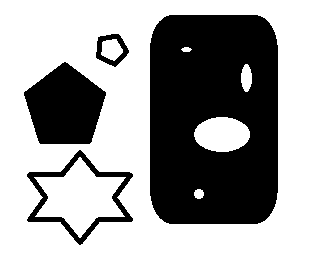
%> input picture Hanjinzhou/Lab2/print.png, 314 x 268 px
$ octave lab_03.m   (GNU Octave 9; MATLAB toolbox functions it lacks are replaced by stand-ins)
%> lines starting %> are read from the running program, lines starting %| are printed output that depends on the picture; in (x1, y1, x2, y2) boxes, pixels count from 0 and x2, y2 are one past the last pixel; in counts of white or black regions, pixels touching at a corner belong together; the program's own positions count from 1
%% 作业一 边界搜索
clc;
clear all;
A = imread('print.png');
%> A is the input picture: size 268x314x3 uint8; 63.1% white; 4 black regions, box (x1, y1, x2, y2) and area: (150, 15, 278, 224) 24158, (24, 62, 106, 144) 4734, (27, 150, 133, 245) 1754, (96, 34, 129, 67) 438
B = ~rgb2gray(A);
figure, imshowpair(A, B, "montage"), title("原图与反转后的灰度图");

% sobel掩膜
Sx = [-1 0 1;-2 0 2;-1 0 1];
Sy = Sx';
B = im2double(B);
Dx = imfilter(B, Sx);
Dy = imfilter(B, Sy);
figure, imshowpair(Dx, Dy, "montage"), title("沿x和y求导");
%> after `imshowpair(Dx, Dy, "montage")`:
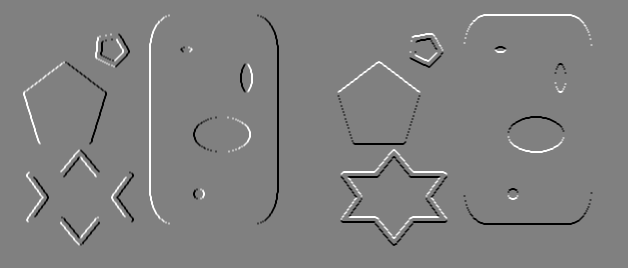
%> displayed picture: size 268x628, on the screen's scale of 0 to 255; min 0, max 255, mean 128

% 灰度梯度向量
G_mod = sqrt(Dx.^2 + Dy.^2);
G_phase = atan2d(Dx, Dy);
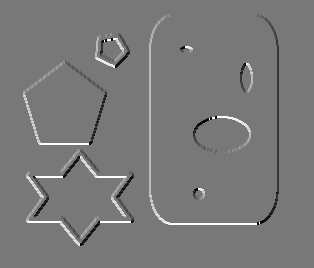
%> G_phase: size 268x314 double; min -161.6, max 180, mean 1.2; drawn with min black and max white
figure, imshowpair(G_mod, G_phase, "montage"), title("灰度梯度向量的模值和相位");
%> after `imshowpair(G_mod, G_phase, "montage")`:
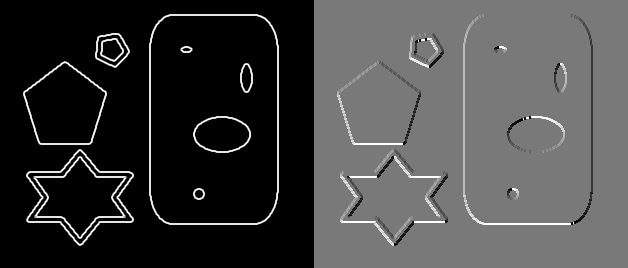
%> displayed picture: size 268x628, on the screen's scale of 0 to 255; min 0, max 255, mean 66.4

% 缩小边界宽度
E = edge(B);
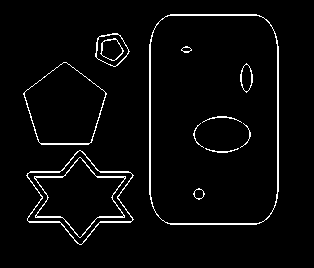
%> E: size 268x314 logical; 3.5% white in thin lines or dots, all inside (x1, y1, x2, y2) = (23, 14, 279, 245)
figure, imshow(E), title("缩小后边界宽度");

%% 作业二 霍夫变换做直线搜索
clc;
clear all;
A = imread('print.png');
[h, w, p] = size(A);
%> h = 268; w = 314; p = 3
B = rgb2gray(A);
E = edge(B);
KMAX = 1000;
BMAX = 1000;
H = zeros(KMAX, BMAX);
kmax = 5;
bmax = 1000;

% 将参数k、b转换为矩阵H的索引KI、BI，并实现反向转化
% 霍夫变换
for x = 1: w
    for y = 1:h
        if E(y, x) == 1
            for KI = 1:KMAX
                k = (KI-1)*(2*kmax)/(KMAX-1)-kmax;
                b = -x*k+y;
                BI = round((b+bmax)*(BMAX-1)/(2*bmax)+1);
                if (BI>=1)&&(BI<=BMAX)
                    H(KI,BI) = H(KI,BI) + 1;
                end
            end
        end
    end
end
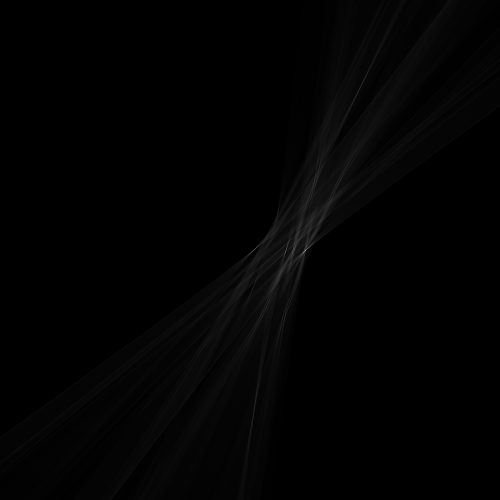
%> H: size 1000x1000 double (shown at 1/2 size); min 0, max 260, mean 2.8; drawn with min black and max white
%> after the loop, BI = -100; b = -1203; k = 5
figure,imshow(-H,[]),title('搜索空间/Пространство поиска');
%> after `imshow(-H,[])`:
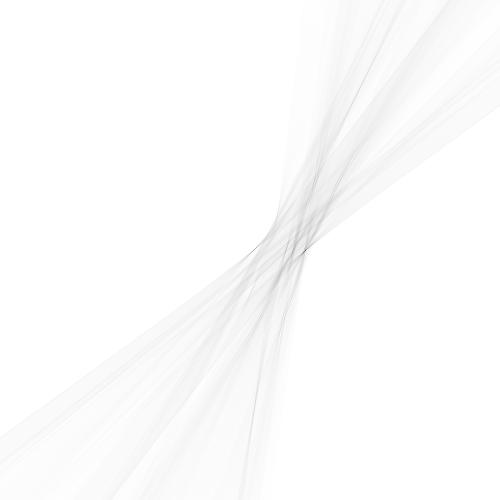
%> displayed picture: size 1000x1000, on the screen's scale of 0 to 255 (shown at 1/2 size); min 0, max 255, mean 252.2

C = B;
for Pass = 1:4
    Hbest = max(H(:));
    [KIbest, BIbest] = find(H==Hbest);
    KIbest = KIbest(1);
    BIbest = BIbest(1);
    kbest = (KIbest-1)*(2*kmax)/(KMAX-1) - kmax;
    bbest = (BIbest-1)*(2*bmax)/(BMAX-1) - bmax;

    % 绘制直线
    for x=1:w
        y = round(kbest*x + bbest);
        if (y>=1) && (y<=h)
            C(y, x) = 0;
        end
    end

    d = 5;
    H(KIbest-d:KIbest+d, BIbest-d:BIbest+d) = 0;
end
%> this loop made 4 passes
%> (Hbest, KIbest, BIbest, kbest, bbest) on passes 1 to 4: (260, 502, 611, 0.015, 221.2), (153, 499, 510, -0.015, 19.02), (137, 500, 587, -0.00501, 173.2), (114, 500, 573, -0.00501, 145.1)
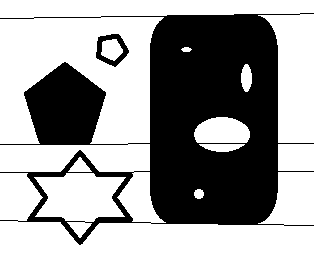
%> C: size 268x314 uint8; 62.1% white; 2 black regions, box (x1, y1, x2, y2) and area: (0, 13, 314, 245) 31460, (96, 34, 129, 67) 438
%> H: size 1000x1000 double; 0.04% of pixels changed, all inside (x1, y1, x2, y2) = (504, 493, 616, 507)
figure, imshow(C), title('找到的直线/Найденные прямые');

% 标准形式直线检测
RMAX = round(sqrt(w^2 + h^2)) +1;
%> RMAX = 414
FMAX = 360;
H = zeros(RMAX, FMAX);

% 霍夫变换至标准形式
%> (the run ends here)
